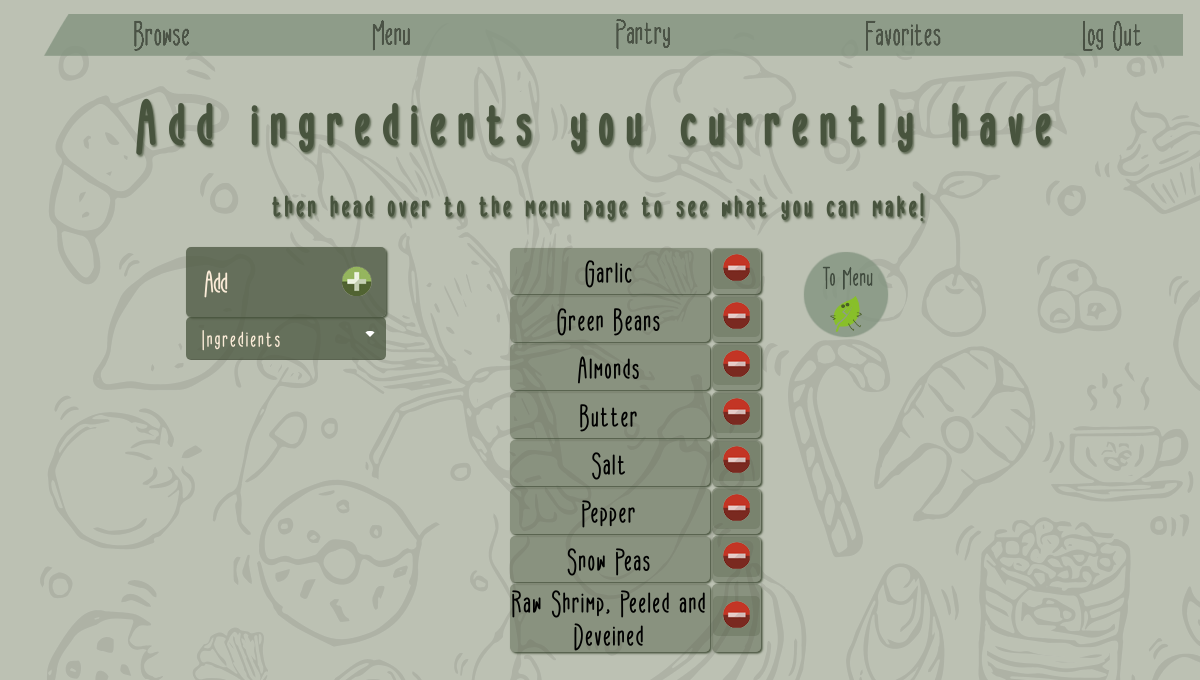
Page /pantry.php (signed in) on the committed database.
### tables this page shows
CREATE TABLE `pantry` (
  `name` varchar(100) NOT NULL,
  `ingredient_id` int(11) NOT NULL,
  `user_id` int(11) NOT NULL
);

### pantry.php (called while the page is built, shortened)
<?php
try {
    require_once 'models/database.php';
    require_once 'models/pantry.php';
    $pantry_items = get_pantry($_SESSION['id']);
    include('views/pantry.php');
} catch (Exception $ex) {
    $error_message = $ex->getMessage();
    include('views/error.php');
}

### models/pantry.php (called while the page is built, shortened)
<?php
$pantry_list = array();
function get_pantry($id) {
    global $database;
    $query = 'SELECT name FROM pantry WHERE user_id=:id';
    $statement = $database->prepare($query);
    $statement->bindValue(":id", $id);
    $statement->execute();
    $pantry_items = $statement->fetchAll(PDO::FETCH_NUM);
    return $pantry_items;
}

### views/pantry.php (the view, shortened to what this page needs)
<!DOCTYPE html>
<html>
    <head>
    </head>
    <body style='font-family: avoid;'>
        <?php include 'nav_bar.php'; ?>
        <h1 style="padding-top: 7%; margin-top:0px;">Add ingredients you currently have</h1>
        <h3>then head over to the menu page to see what you can make!</h3>
        <div id='holder'>
            <form action='pantry.php' method="post">
                <div id='addIngredient'>
                    <p id="addButton">Add</p>
                    <input type="image" src="views/assets/adding.png" alt='add' title="Add Ingredient" style="float:right; margin-left: 20%;">
                </div>
                <div class="custom-select" style="width:200px; font-size: large;">
                    <select name='ingredient'>
                        <option value='none'>Ingredients</option>
                    </select>
                </div>
            </form>
        </div>
        <table style='border: unset; display:inline-grid;'>
            <?php foreach ($pantry_items as $item) : ?>
                <tr style='border: unset;'>
                    <td class='pantry_items' style="text-align: center; font-family: avoid, arial; width:200px; border-radius: 5px; font-size: x-large; letter-spacing: .1em;"><?php echo $item[0]; ?></td>
                    <td class ="deleteBtn" style=' border-radius: 5px;'>
                        <form action='pantry.php' method="post" class='lists' style='margin: 0%;' name="remove">
                            <input type="image" name='<?php echo $item[0]; ?>' src="views/assets/deleting.png" title='Remove Ingredient' alt="remove" >
                        </form>
                    </td>
                </tr>
            <?php endforeach; ?>
        </table>
        <a href="javascript:menu()"><img src="views/assets/tomenubutton.png" style="width: 100px; float:right; margin-right:25%; margin-left: 0px; display: inline-grid" alt="Menu Button"/></a>
    </body>
</html>

### rows in the picture
pantry: name "Garlic"
pantry: name "Green Beans"
pantry: name "Almonds"
pantry: name "Butter"
pantry: name "Salt"
pantry: name "Pepper"
pantry: name "Snow Peas"
pantry: name "Raw Shrimp, Peeled and Deveined"
